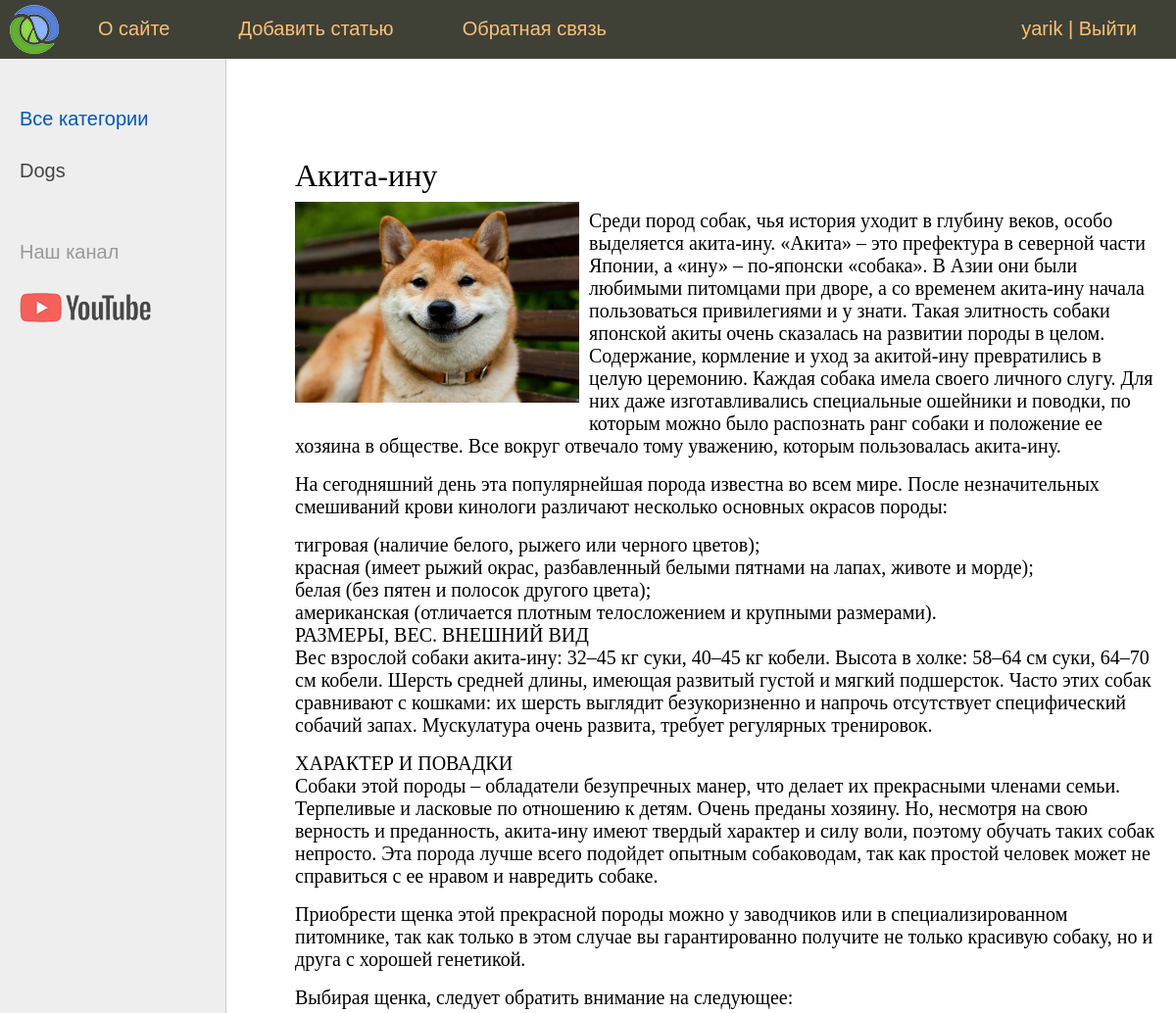
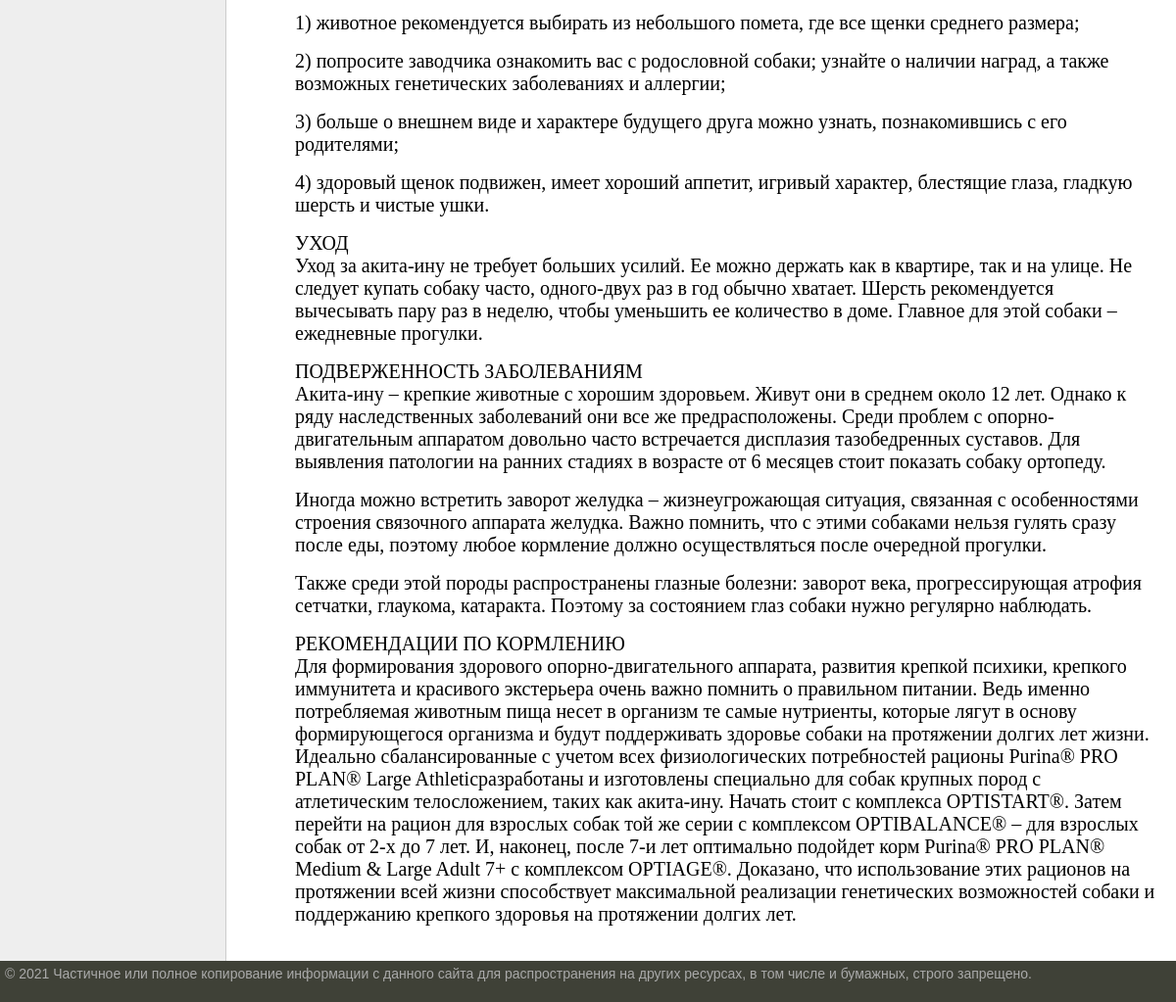
/post/akita-inu/ (signed in), run on the app's committed database (2 pictures, top to bottom).
### homepets/models.py (models this page shows, shortened)
class Category(models.Model):
    name = models.CharField(max_length=100, db_index=True, verbose_name="Категория")
    slug = models.SlugField(max_length=255, unique=True, db_index=True, verbose_name="URL")
    class Meta:
        verbose_name ="категорию"
        verbose_name_plural = "Категория"
        ordering =["id"] #сортировка по имени
    def get_absolute_url(self):  # метод для базы данных({{ p.get_absolute_url }})
        return reverse("category", kwargs={'cat_slug': self.slug})

class Homepets(models.Model):
    title = models.CharField(max_length=255, verbose_name="Заголовок")
    slug = models.SlugField(max_length=255, unique=True, db_index=True, verbose_name="URL")
    content = models.TextField(blank=True, verbose_name="Текст статьи")
    time_create = models.DateTimeField(auto_now_add=True, verbose_name="Время создания")
    time_update = models.DateTimeField(auto_now=True, verbose_name="Время изменения")
    is_published = models.BooleanField(default=True, verbose_name="Публикация")
    photo = models.ImageField(upload_to="photos/%Y/%m/%d/", verbose_name="фото")
    cat = models.ForeignKey("Category", on_delete=models.PROTECT, verbose_name="Категория")
    def __str__(self):
        return self.title
    class Meta:
        verbose_name ="домашних животных"
        verbose_name_plural = "Домашние животные"
        ordering =["title"] #сортировка по имени

### homepets/views.py (the view)
# urls.py: path('post/<slug:post_slug>/', ShowPost.as_view(), name="post"),
class ShowPost(DataMixin, DetailView):
    model = Homepets
    template_name = "homepets/post.html"
    slug_url_kwarg = 'post_slug'
    context_object_name = 'post'
    def get_context_data(self, *, object_list=None,**kwargs): #отображение верхнего меню
        context = super().get_context_data(**kwargs)
        c_def = self.get_user_context(title=context['post'])
        context = dict(list(context.items()) + list(c_def.items()))  # обьеденили словари
        return context

### homepets/templatetags/homepets_tegs.py (called while the page is built)
@register.simple_tag(name="getcats")
def get_categories():
    return Category.objects.all()

### homepets/utils.py (called while the page is built)
    def get_user_context(self, **kwargs):
        context = kwargs
        cats = cache.get('cats')
        if not cats:
            cats = Category.objects.annotate(Count('homepets'))
            cache.set('cats', cats, 60)
        user_menu = menu.copy()
        if not self.request.user.is_authenticated:# проверка на авторизацию
            user_menu.pop(1)# если не авторизован удалем из меню "Добавить статью"
        context['menu'] = user_menu
        context['cats'] = cats
        if "cat_selected" not in context:
            context['cat_selected'] = 0
        return context

### homepets/templates/homepets/post.html
{% extends 'homepets/base.html' %}
{% block content %}
<h1>{{post.title}}</h1>
{% if post.photo %}
<p><img class="img-article-left" src={{post.photo.url}} ></p>
{% endif %}
{{post.content|linebreaks}}
{% endblock %}

### homepets/templates/homepets/base.html (shortened to what this page needs)
{% load static %}
{% load homepets_tegs %}
<link rel="stylesheet" href="https://cdn.jsdelivr.net/npm/bootstrap@4.0.0/dist/css/bootstrap.min.css">
<html>
<head>
	<link type="text/css" href="{% static 'homepets/css/styles.css' %}" rel="stylesheet" />
</head>
<body>
<table class="table-page" border=0 cellpadding="0" cellspacing="0">
<tr><td valign=top>
{% block mainmenu %}
		<div class="header">
			<ul id="mainmenu" class="mainmenu">
			<li class="logo"><a href="{% url 'home' %}"><div class="logo"></div></a></li>
{% for m in menu %}
			<li><a href="{% url m.url_name %}">{{m.title}}</a></li>
{% endfor %}
				{% if request.user.is_authenticated %}
				<li class="last"> {{user.username}} | <a href="{% url 'logout' %}">Выйти</a></li>
				{% else %}
				<li class="last"><a href="{% url 'register' %}">Регистрация</a> | <a href="{% url 'login' %}">Войти</a></li>
				{% endif %}
			</ul>
		</div>
{% endblock mainmenu %}
<table class="table-content" border=0 cellpadding="0" cellspacing="0">
<tr>
	<td valign="top" class="left-chapters">
	<ul id="leftchapters">
{% if cat_selected == 0 %}
		<li class="selected">Все категории</li>
{% else %}
		<li><a href="{% url 'home' %}">Все категории</a></li>
{% endif %}
{% for c in cats %}
{% if c.homepets__count > 0 %}
		{% if c.pk == cat_selected %}
			<li class="selected">{{c.name}}</li>
		{% else %}
			<li><a href="{{ c.get_absolute_url}}">{{c.name}}</a> </li>
		{% endif %}
{% endif %}
{% endfor %}
		<li class="share">
		<p>Наш канал</p>
		<a class="share-yt" href="https://www.youtube.com/channel/UClJzWfGWuGJL2t-3dYKcHTA/playlists" target="_blank" rel="nofollow"></a>
		</li>
	</ul>
</td>
<td valign="top" class="content">
	<div class="content-text">
{% block content %}
{% endblock %}
	</div>
</td></tr></table>
</td></tr>
<tr><td valign=top>
	<div id="footer">
		<p>&copy; 2021 Частичное или полное копирование информации с данного сайта для распространения на других ресурсах, в том числе и бумажных, строго запрещено.</p>
	</div>
</td></tr></table>
</body>
</html>

### homepets/static/homepets/css/styles.css (style rules this page uses)
html, body { font-family: 'Arial'; margin: 0; padding: 0; height: 100%; width: 100%; color: #444; }
a { color: #0059b2; text-decoration: none; }
img { max-width: 600px; height: auto; }
img.img-article-left { max-width: 300px; height: auto; float: left; padding: 0 10px 10px 0; }
.table-page { width: 100%; height: 100%; vertical-align: top; }
.table-page tr { height: 100%; }
.header { background: #3F4137; height: 60px; }
.logo { background: url('../images/logo.png') no-repeat 10px 5px; width: 70px; height: 60px; }
ul.mainmenu { list-style: none; margin: 0; padding: 0; height: 60px; color: #fdc073; font-size: 20px; overflow: hidden; }
ul.mainmenu li { float: left; margin: 18px 40px 0 30px; }
ul.mainmenu li.logo { margin: 0; }
ul.mainmenu li.last { float: right; }
ul.mainmenu li a { color: #fdc073; text-decoration: none; }
.table-content { width: 100%; min-height: 100%; height: 100%; }
.left-chapters { margin: 0; background: #eee; border-right: 1px solid #ccc; min-height: 100%; }
.left-chapters ul { width: 230px; min-height: 100%; margin: 0; padding: 20px 10px 10px 20px; list-style: none; font-size: 20px; }
.left-chapters ul li { margin: 30px 0 0 0; color: #999; }
.left-chapters ul li.selected { color: #0059b2; }
.left-chapters ul li a { color: #444; text-decoration: none; }
.left-chapters ul li.share { margin: 60px 0 0 0; }
.left-chapters ul li.share p { margin: 30px 0 30px 0; }
.left-chapters ul li.share a { display: inline-block; width: 40px; height: 40px; margin: 0 20px 0 0; }
.left-chapters ul li.share a.share-yt { width: 100%; height: 30px; background: url('../images/share_yt.png') no-repeat 0 0 }
.content { padding: 40px 20px 20px 40px; width: 100%; box-sizing: border-box; }
.content-text { margin: 60px 0 0 30px; color: #000; font-size: 20px; font-family: Yandex Sans Display Light; }
.content-text h1 { font-size: 32px; }
#footer { box-sizing: border-box; background: #3F4137; padding: 5px; color: #aaa; font-size: 14px; font-family: Verdana, Geneva, Arial, Helvetica; text-align: left; overflow: hidden; }

### data on the page
Category: name "Dogs"
Homepets: title "Акита-ину", photo (picture), content "Среди пород собак, чья история уходит в глубину веков, особо выделяется акита-ину. «Акита» – это префектура в северной части Японии, а «ину» – по-японски «собака». В Азии они были любимыми питомцами при дворе, а со временем акита-ину начала пользоваться привилегиями и у знати. Такая элитность собаки японской акиты очень сказалась на развитии породы в целом. Содержание, кормление и уход за акитой-ину превратились в целую церемонию. Каждая собака имела своего личного слугу. Для них даже изготавливались специальные ошейники и поводки, по которым можно было распознать ранг собаки и положение ее хозяина в обществе. Все вокруг отвечало тому уважению, которым пользовалась акита-ину. На сегодняшний…"

### other printed values
{{ m.title }} "О сайте" "Добавить статью" "Обратная связь"
{{ user.username }} "yarik"
